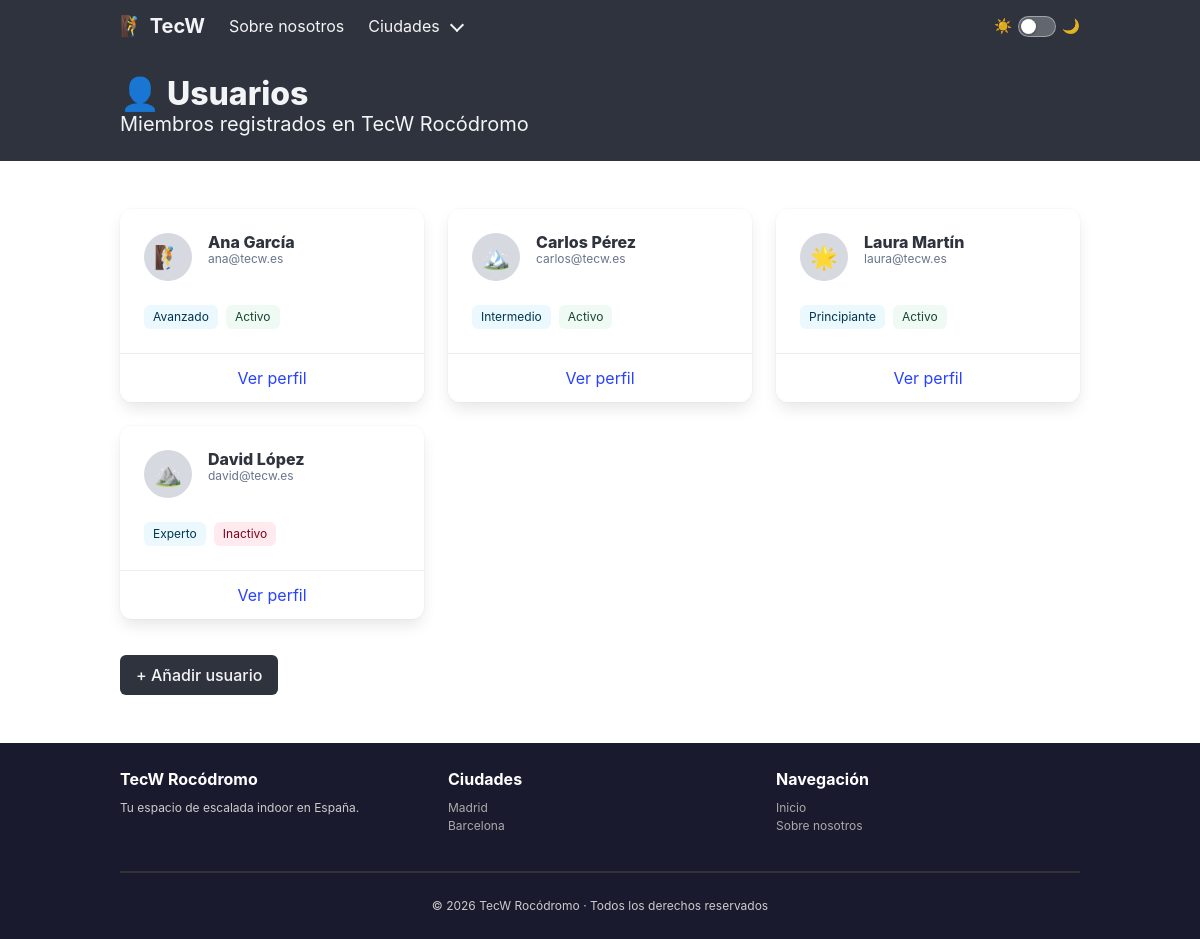
/users/, run on the app's committed database.
### tecw_02_flask/app/models/users.py (models this page shows, shortened)
class User(db.Model):
    __tablename__ = "users"
    id           = db.Column(db.Integer, primary_key=True)
    name         = db.Column(db.String(100), nullable=False)
    email        = db.Column(db.String(120), unique=True, nullable=False)
    avatar       = db.Column(db.String(10), default="🧗")
    level        = db.Column(db.String(20), nullable=False)  # Principiante / Intermedio / Avanzado / Experto
    city         = db.Column(db.String(50), nullable=False)
    member_since = db.Column(db.String(10), nullable=False)  # YYYY-MM-DD
    sessions     = db.Column(db.Integer, default=0)
    active       = db.Column(db.Boolean, default=True)
    picture      = db.Column(db.String(200), nullable=True)

### tecw_02_flask/app/blueprints/users.py (the view)
@users_bp.route('/', methods=['GET'])
def get_users():
    users = User.query.all()
    return render_template('users/users_list.html', users=users)

### tecw_02_flask/app/app.py (called while the page is built)
@app.before_request
def before_request():
    log = f"Request: {request.method} {request.path}"
    logging.debug(log)

### tecw_02_flask/app/blueprints/users.py (called while the page is built)
@users_bp.after_request
def add_total_users_header(response):
    response.headers['X-Total-Users'] = User.query.count()
    return response

### tecw_02_flask/app/templates/users/users_list.html (shortened to what this page needs)
{% extends 'common/layouts/main_layout.html' %}
{% block content %}
<section class="hero is-dark is-small">
    <div class="hero-body">
        <div class="container">
            <p class="title">👤 Usuarios</p>
            <p class="subtitle">Miembros registrados en TecW Rocódromo</p>
        </div>
    </div>
</section>
<section class="section">
    <div class="container">
        <div class="columns is-multiline">
            {% for user in users %}
            <div class="column is-4">
                <div class="card">
                    <div class="card-content">
                        <div class="media">
                            <div class="media-left">
                                <figure class="image is-48x48">
                                    {% if user.picture %}
                                    <div class="has-background-grey-lighter is-flex is-align-items-center is-justify-content-center"
                                         style="width:48px;height:48px;border-radius:50%;font-size:1.4rem;">
                                        <img src="/images/{{ user.picture }}" />
                                    </div>
                                    {% else %}
                                    <div class="has-background-grey-lighter is-flex is-align-items-center is-justify-content-center"
                                         style="width:48px;height:48px;border-radius:50%;font-size:1.4rem;">
                                        {{ user.avatar }}
                                    </div>
                                    {% endif %}
                                </figure>
                            </div>
                            <div class="media-content">
                                <p class="title is-6">{{ user.name }}</p>
                                <p class="subtitle is-7 has-text-grey">{{ user.email }}</p>
                            </div>
                        </div>
                        <div class="tags mt-2">
                            <span class="tag is-info is-light">{{ user.level }}</span>
                            {% if user.active %}
                            <span class="tag is-success is-light">Activo</span>
                            {% else %}
                            <span class="tag is-danger is-light">Inactivo</span>
                            {% endif %}
                        </div>
                    </div>
                    <div class="card-footer">
                        <a class="card-footer-item" href="/users/{{ user.id }}">Ver perfil</a>
                    </div>
                </div>
            </div>
            {% else %}
            <div class="column">
                <div class="notification is-info is-light">No hay usuarios registrados aún.</div>
            </div>
            {% endfor %}
        </div>
        <div class="mt-5">
            <a class="button is-dark" href="/users/new">+ Añadir usuario</a>
        </div>
    </div>
</section>
{% endblock %}

### tecw_02_flask/app/public/stylesheets/main.css (style rules this page uses)
:root { --bg: #ffffff; --bg-alt: #f5f5f5; --bg-card: #ffffff; --bg-card-head: #fafafa; --text: #363636; --text-muted: #6b6b6b; --border: #dbdbdb; --hr: #dbdbdb; --notif-plain-bg: #f0f0f0; --notif-plain-text: #363636; --notif-info-bg: #ebf5fb; --notif-info-text: #1b4f72; --notif-ok-bg: #eafaf1; --notif-ok-text: #145a32; --table-stripe: #fafafa; --footer-bg: #1a1a2e; --footer-text: #cccccc; --footer-link: #aaaaaa; --switch-track: rgba(255, 255, 255, 0.25); --switch-border: rgba(255, 255, 255, 0.4); }
html { scroll-behavior: smooth; }
body { background-color: var(--bg); color: var(--text); transition: background-color 0.2s, color 0.2s; }

### data on the page
User: avatar "🧗", name "Ana García", email "ana@tecw.es", level "Avanzado", active "Activo"
User: avatar "🏔️", name "Carlos Pérez", email "carlos@tecw.es", level "Intermedio", active "Activo"
User: avatar "🌟", name "Laura Martín", email "laura@tecw.es", level "Principiante", active "Activo"
User: avatar "⛰️", name "David López", email "david@tecw.es", level "Experto", active "Inactivo"
